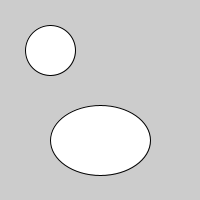
Frame 1 (no input)
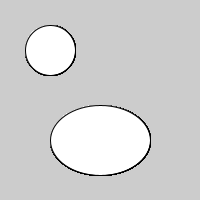
Frame 60 (the mouse pressed at the canvas centre just before this capture)
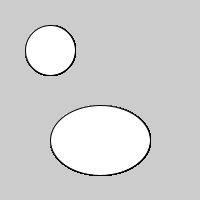
Frame 120 (the mouse held since frame 60 and released just before this capture)

The Processing sketch that drew these frames (run headless with seeded random() and noise(); from frame 60 on, the mouse is pressed at the canvas centre):

// Processing sketch: pguiex1_pde
// ── pguiex1_pde.pde
//例題１：円と楕円
void setup() {
  size(200,200);
}
void draw(){
  ellipse(50,50,50,50);
  ellipse(100,140,100,70);
}
